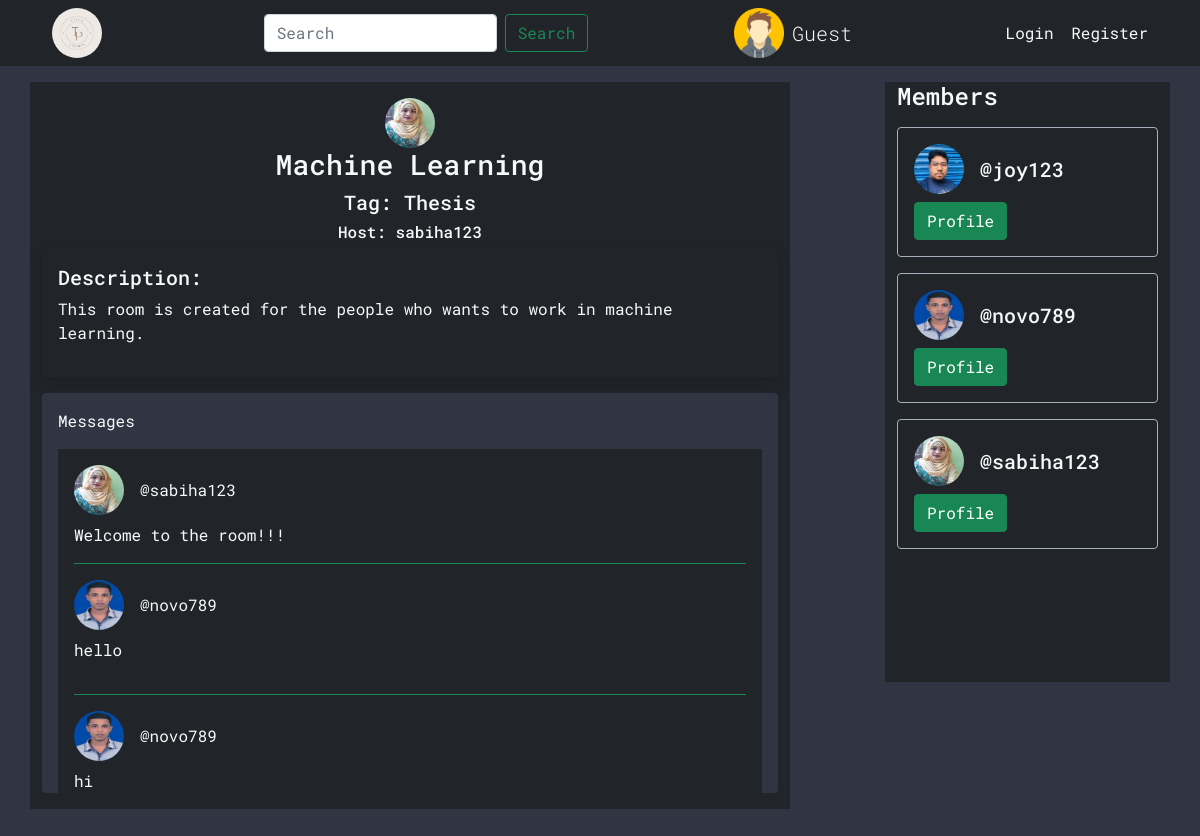
Page /room/3 on the committed database.
### main_app/models.py (models this page shows, shortened)
class Room(models.Model):
    name = models.CharField(max_length=255)
    host = models.ForeignKey(User, on_delete=models.CASCADE)
    participants = models.ManyToManyField(User, related_name='participants')
    tag = models.ForeignKey(Tag, on_delete=models.SET_NULL, null=True)
    description = models.TextField(default='', blank=True)
    created_at = models.DateTimeField(auto_now_add=True)

class User(AbstractUser):
    name = models.CharField(max_length=100, null=True)
    email = models.EmailField(unique=True)
    university = models.ForeignKey(University, null=True, on_delete=models.SET_NULL)
    image = models.ImageField(default='avatar.png', null=True)
    USERNAME_FIELD = 'email'
    REQUIRED_FIELDS = ['username']

class Tag(models.Model):
    name = models.CharField(max_length=50)
    def __str__(self):
        return self.name

class RoomMessage(models.Model):
    sender = models.ForeignKey(User, on_delete=models.CASCADE)
    body = models.TextField()
    room = models.ForeignKey(Room, on_delete=models.CASCADE)

### main_app/views.py (the view)
# urls.py: path('room/<int:room_id>', views.room, name='room'),
def room(request, room_id):
    single_room = Room.objects.get(id=room_id)
    participants = single_room.participants.all()
    room_messages = RoomMessage.objects.filter(room=single_room).order_by('-id')
    return render(request, 'main_app/room.html', {'single_room': single_room, 'participants': participants, 'room_messages': room_messages})

### main_app/templates/main_app/room.html (shortened to what this page needs)
{% extends 'main_app/base.html' %}
{% block content %}
    <div class="container">
        <div class="row d-flex justify-content-between mt-3 text-light text-light column-wise">
            <div class="col-8 bg-dark d-flex justify-content-center flex-column py-3 my-rooms-2">
                <div class="d-flex flex-column align-items-center">
                    <img src="{{single_room.host.image.url}}" alt="host-image" style="width: 50px; height: 50px; border-radius: 50%;">
                    <h3>{{single_room.name}}</h3>
                    <h5>Tag: {{single_room.tag}}</h5>
                    <h6>Host: {{single_room.host.username}}</h6>
                    {% if single_room.description %}
                        <div class="d-flex flex-column shadow p-3 rounded">
                            <h5>Description:</h5>
                            <p>{{single_room.description}}</p>
                        </div>
                    {% endif %}
                </div>
                <div class="d-flex flex-column mt-3 p-3 rounded room-messages" style="background-color: #2f3542;">
                    Messages
                    <div class="d-flex bg-dark flex-column mt-3 p-3">
                        <div class="d-flex flex-column border-bottom border-success">
                            <div class="d-flex align-items-center">
                                <img src="{{single_room.host.image.url}}" alt="host-image" style="width: 50px; height: 50px; border-radius: 50%;">
                                <p style="margin-bottom: 0; margin-left: 1rem;">@{{single_room.host.username}}</p>
                            </div>
                            <p class="mt-2">Welcome to the room!!!</p>
                        </div>
                        {% if room_messages %}
                            {% for room_message in room_messages %}
                            <div class="d-flex flex-column border-bottom border-success pt-3 pb-3">
                                <div class="d-flex align-items-center">
                                    <img src="{{room_message.sender.image.url}}" alt="host-image" style="width: 50px; height: 50px; border-radius: 50%;">
                                    <p style="margin-bottom: 0; margin-left: 1rem;">@{{room_message.sender.username}}</p>
                                </div>
                                <p class="mt-2">{{room_message.body}}</p>
                            </div>
                            {% endfor %}
                        {% endif %}
                    </div>
                </div>
            </div>
            <div class="col-3 bg-dark my-rooms">
                <h4>Members</h4>
                <div class="row mt-3">
                    {% if participants %}
                    {% for participant in participants %}
                      <div class="col mb-3">
                          <div class="card bg-dark" style="border-color: #a4b0be !important;">
                              <div class="card-body">
                                  <div class="d-flex">
                                      <div>
                                          <img src="{{participant.image.url}}" alt="host-image" style="width: 50px; height: 50px; border-radius: 50%;">
                                      </div>
                                      <div class="d-flex align-items-center" >
                                          <h5 style="margin-bottom: 0; margin-left: 1rem;" class="card-title">@{{participant.username}}</h5>
                                      </div>
                                  </div>
                                <div>
                                    <a class="btn btn-success mt-2" href="{% url 'user-profile' participant.id %}">Profile</a>
                                </div>
                              </div>
                            </div>
                      </div>
                      {% endfor %}
                      {% endif %}
                  </div>
            </div>
        </div>
    </div>
{% endblock content %}

### main_app/static/main_app/css/index.css (style rules this page uses)
* { box-sizing: border-box; }
body { background-color: #2f3542; font-family: 'Roboto Mono', monospace; }
.my-rooms, .joined-rooms { overflow-y: scroll; height: 600px; }
.room-messages { overflow-y: scroll; height: 400px; }

### rows in the picture
Room: host.image (picture), name "Machine Learning", tag "Thesis", host.username "sabiha123", description "This room is created for the people who wants to work in machine learning."
RoomMessage: sender.image (picture), sender.username "novo789", body "hello"
RoomMessage: sender.image (picture), sender.username "novo789", body "hi"
User: image (picture), username "joy123"
User: image (picture), username "novo789"
User: image (picture), username "sabiha123"
